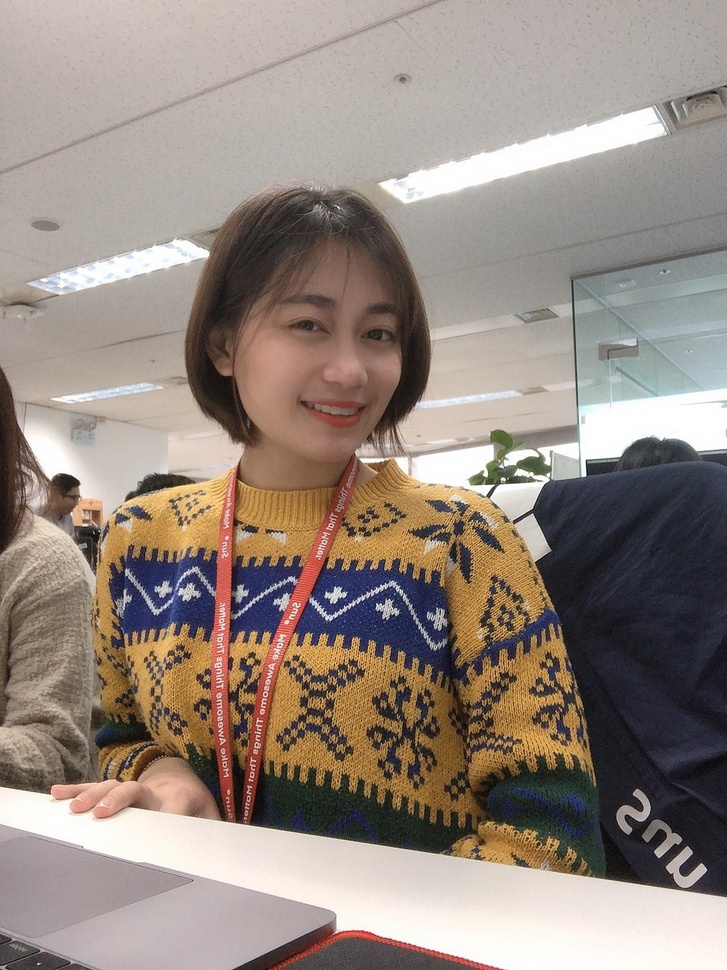
#> input picture data/ngan.jpg, 727 x 970 px, shrunk from 1128 x 1504 before the run
$ python img2txt.py
#> lines starting #> are read from the running program, lines starting #| are printed output that depends on the picture
"""
@author: Viet Nguyen <nhviet1009@gmail.com>
"""
import argparse

import cv2
import numpy as np


def get_args():
    parser = argparse.ArgumentParser("Image to ASCII")
    parser.add_argument("--input", type=str, default="data/ngan.jpg", help="Path to input image")
    parser.add_argument("--output", type=str, default="out_put/ngan_txt.txt", help="Path to output text file")
    parser.add_argument("--mode", type=str, default="simple", choices=["simple", "complex"],
                        help="10 or 70 different characters")
    parser.add_argument("--num_cols", type=int, default=150, help="number of character for output's width")
    args = parser.parse_args()
    return args


def main(opt):
    if opt.mode == "simple":
        CHAR_LIST = '%#*+=-:. '
    else:
        CHAR_LIST = "$@B%8&WM#*oahkbdpqwmZO0QLCJUYXzcvunxrjft/\|()1{}[]?-_+~<>i!lI;:,\"^`'. "
    num_chars = len(CHAR_LIST)
    num_cols = opt.num_cols
    image = cv2.imread(opt.input)
#> image is the input picture: shape (970, 727, 3); mean B, G, R 128.1, 136.7, 149.7
    image = cv2.cvtColor(image, cv2.COLOR_BGR2GRAY)
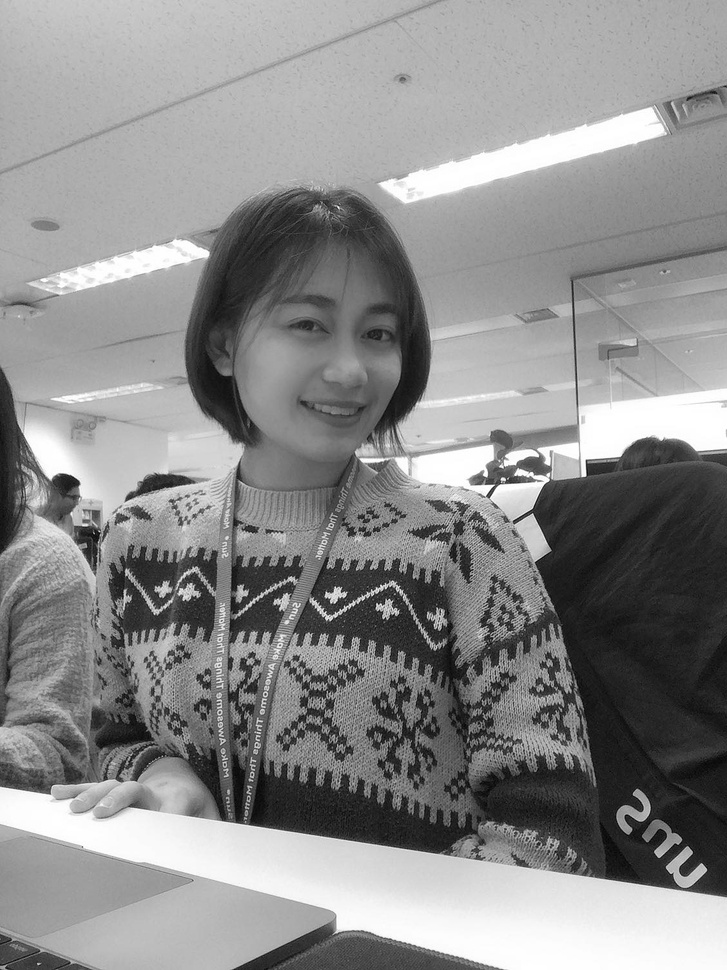
#> image: shape (970, 727); min 4, max 255, mean 139.6
    height, width = image.shape
#> height = 970; width = 727
    cell_width = width / opt.num_cols
#> cell_width = 4.85
    cell_height = 2 * cell_width
#> cell_height = 9.69
    num_rows = int(height / cell_height)
#> num_rows = 100
    if num_cols > width or num_rows > height:
        print("Too many columns or rows. Use default setting")
        cell_width = 6
        cell_height = 12
        num_cols = int(width / cell_width)
        num_rows = int(height / cell_height)

    output_file = open(opt.output, 'w')
    for i in range(num_rows):
        for j in range(num_cols):
            output_file.write(
                CHAR_LIST[min(int(np.mean(image[int(i * cell_height):min(int((i + 1) * cell_height), height),
                                          int(j * cell_width):min(int((j + 1) * cell_width),
                                                                  width)]) * num_chars / 255), num_chars - 1)])
        output_file.write("\n")
    output_file.close()


if __name__ == '__main__':
    opt = get_args()
    main(opt)

$ run again, with data/cloud.jpg copied over data/ngan.jpg
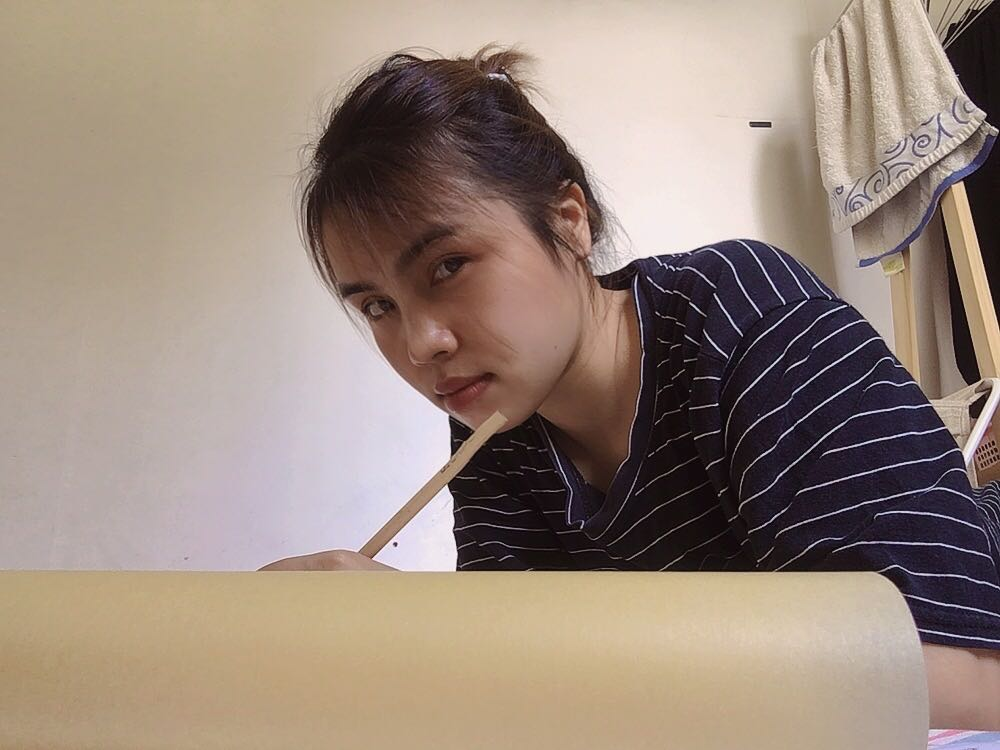
#> input picture data/cloud.jpg, 1000 x 750 px
#> in main, image is the input picture: shape (750, 1000, 3); mean B, G, R 124.2, 135.8, 153
#> in main, `image = cv2.cvtColor(image, cv2.COLOR_BGR2GRAY)`:
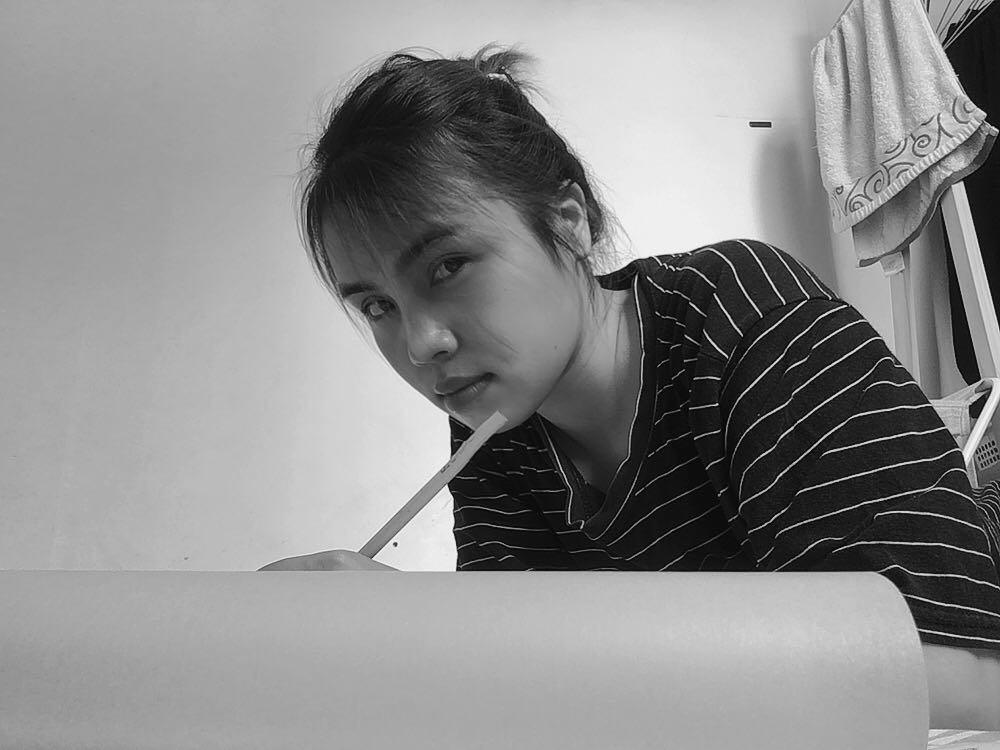
#> image: shape (750, 1000); min 1, max 253, mean 139.6

$ run again, with data/cloud_1.jpg copied over data/ngan.jpg
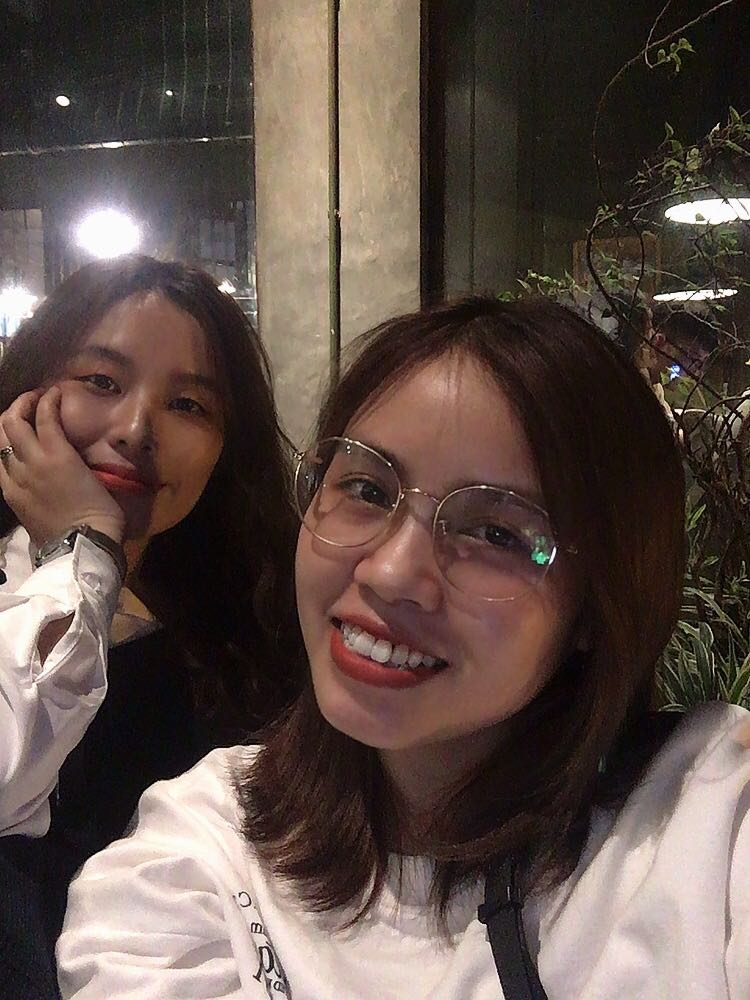
#> input picture data/cloud_1.jpg, 750 x 1000 px
#> in main, image is the input picture: shape (1000, 750, 3); mean B, G, R 72.7, 79.4, 95.1
#> in main, `image = cv2.cvtColor(image, cv2.COLOR_BGR2GRAY)`:
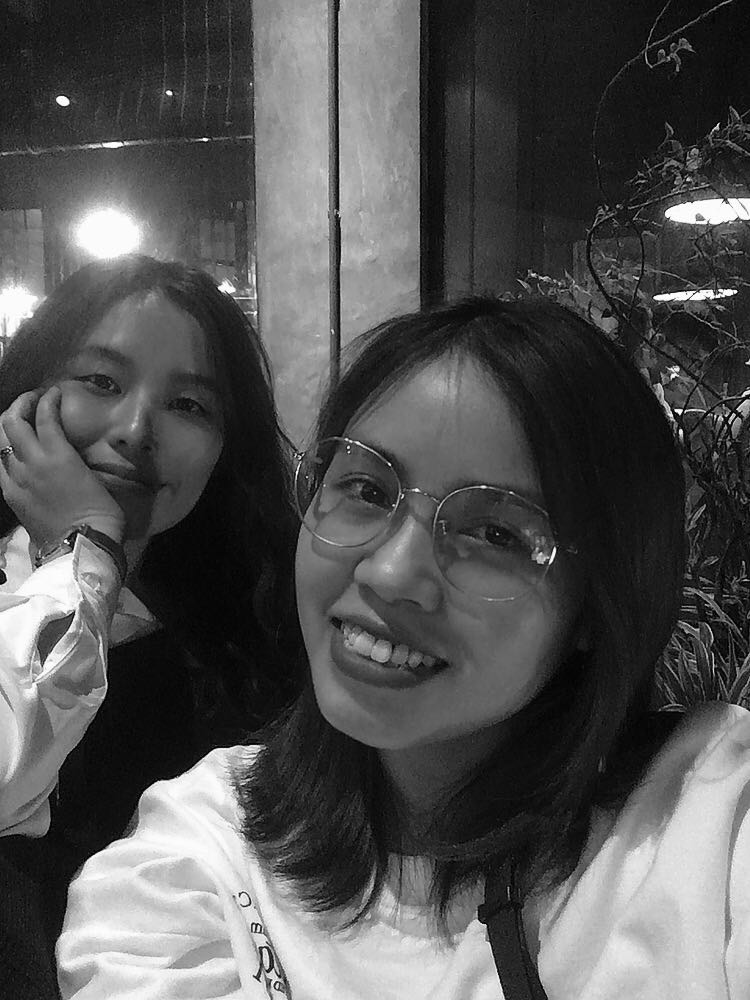
#> image: shape (1000, 750); min 0, max 255, mean 83.3

$ run again, with data/dip_1.jpg copied over data/ngan.jpg
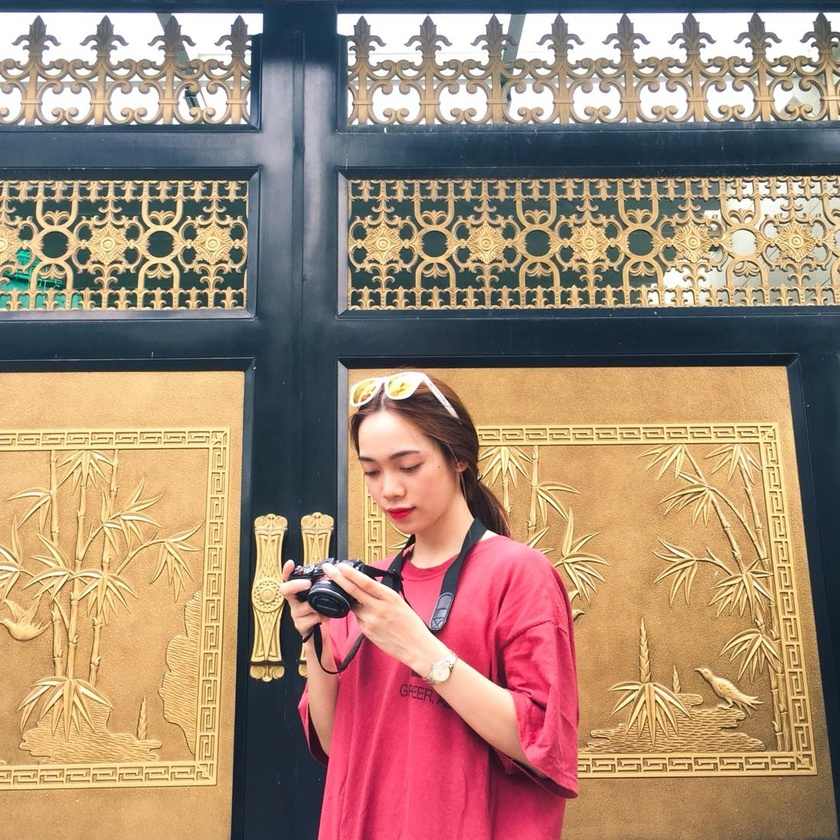
#> input picture data/dip_1.jpg, 840 x 840 px, shrunk from 1098 x 1098 before the run
#> in main, image is the input picture: shape (840, 840, 3); mean B, G, R 117.1, 136.9, 164
#> in main, `image = cv2.cvtColor(image, cv2.COLOR_BGR2GRAY)`:
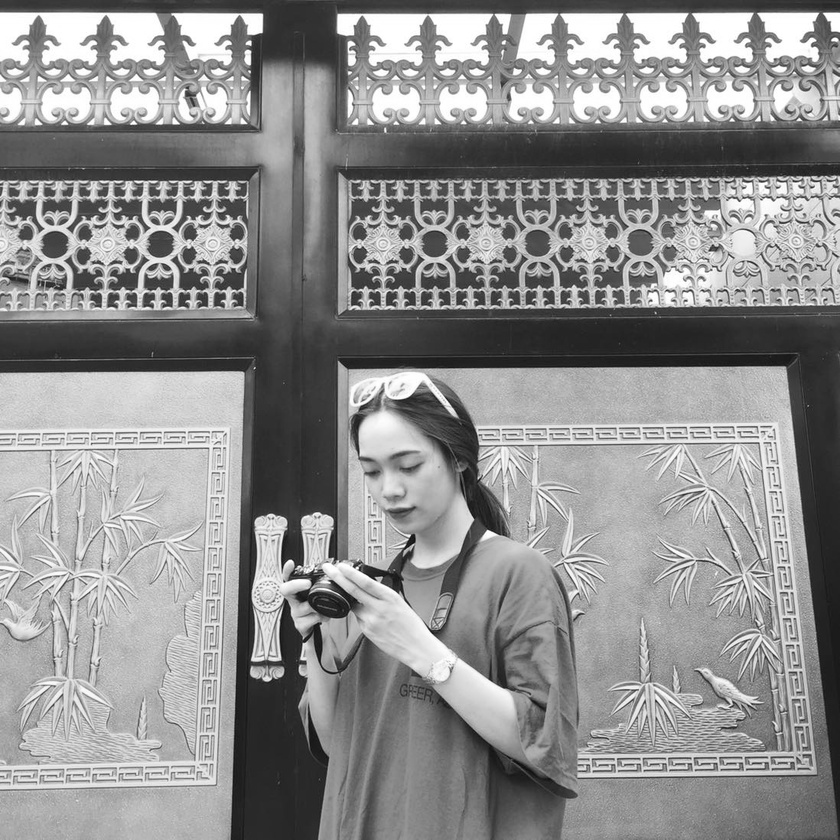
#> image: shape (840, 840); min 9, max 255, mean 142.8
